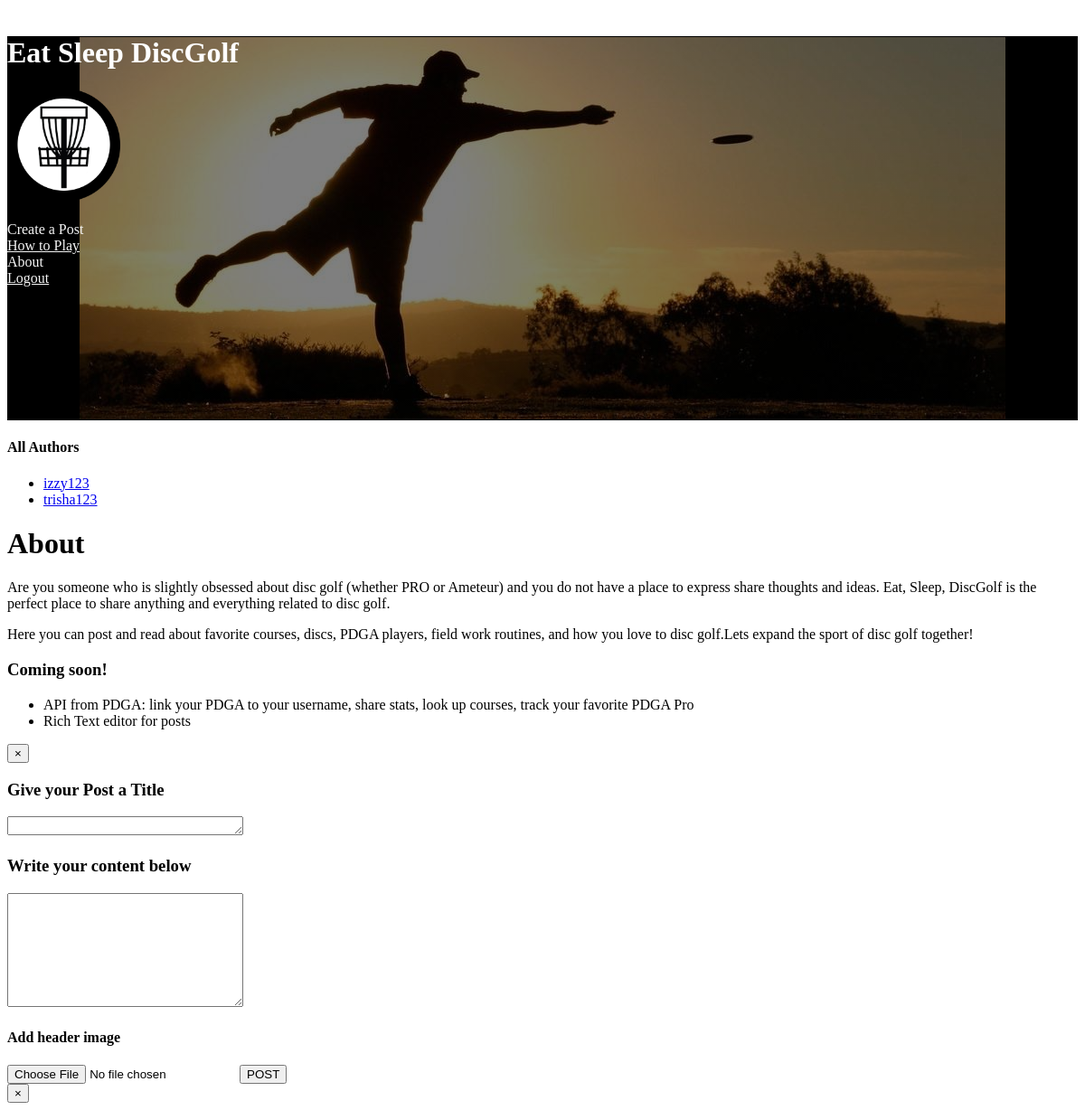
Page /home (signed in) on the earlier database version.
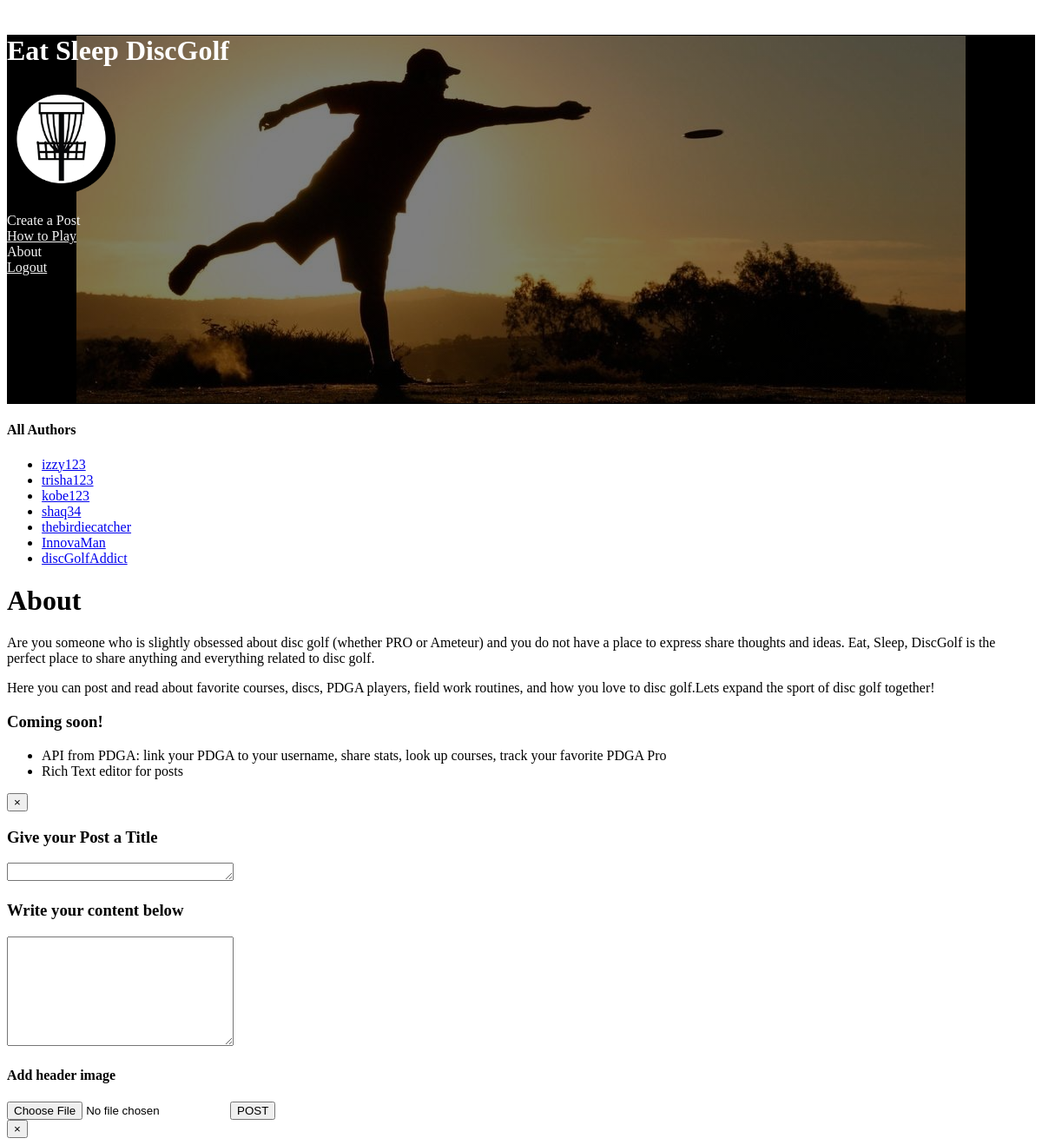
Same page on the later database version.
### blog_app/models.py (models this page shows)
class User(models.Model):
    user_name = models.CharField(max_length=25)
    email = models.CharField(max_length=50)
    password = models.CharField(max_length=30)
    objects = Log_Reg_Manager()

### blog_app/views.py (the view)
# urls.py: 2. Add a URL to urlpatterns:  path('', views.home, name='home')
def home(request):
    if 'user_id' not in request.session:
        return redirect('/login_page')
    context={
        'user':User.objects.get(id = request.session['user_id']),
        'posts':Posts.objects.all().order_by('-created_at'),
        'all_users':User.objects.all()
    }
    return render(request,"home.html", context)

### blog_app/templates/home.html (shortened to what this page needs)
<!doctype html>
<html class="no-js" lang="en">
  <head>
    <link rel="stylesheet" href="https://dhbhdrzi4tiry.cloudfront.net/cdn/sites/foundation.min.css">
    {%load static%}
    <link rel="stylesheet" href="{% static 'css/home.css' %}">
  </head>
  <body>
    <div class="callout large primary">
      <div class="row column text-center">
        <h1 id="title-text">Eat Sleep DiscGolf</h1>
        <img id="logo" src="../static/img/basket-BW.png" alt="image of logo">
        <div class="row column text-center">
            <ul class= "menu">
                <li><a data-open="CreatePost-Modal">Create a Post</a></li>
                <li><a href="https://www.pdga.com/rules/official-rules-disc-golf/800" target="_blank">How to Play</a></li>
                <li><a data-open="About-Modal">About</a></li>
                <li><a href="/logout">Logout</a></li>
            </ul>
        </div>
      </div>
    </div>
    <div class="row" id="content">
    <div class="medium-3 columns" data-sticky-container>
        <div class="sticky" data-sticky data-anchor="content">
            <h4>All Authors</h4>
            <ul>
                {% for user in all_users%}
                <li><a href="/allposts/{{user.id}}">{{user.user_name}}</a></li>
                {% endfor %}
            </ul>
        </div>
      </div>
    </div>
    <div class="large reveal" id="About-Modal" data-reveal>
        <h1>About</h1>
        <p class="lead">Are you someone who is slightly obsessed about disc golf (whether PRO or Ameteur) and you do not have a place to express share thoughts and ideas. Eat, Sleep, DiscGolf is the perfect place to share anything and everything related to disc golf.</p>
        <p class="lead">Here you can post and read about favorite courses, discs, PDGA players, field work routines, and how you love to disc golf.Lets expand the sport of disc golf together!</p>
        <h3>Coming soon!</h3>
        <ul>
            <li>API from PDGA: link your PDGA to your username, share stats, look up courses, track your favorite PDGA Pro</li>
            <li>Rich Text editor for posts</li>
        </ul>
        <button class="close-button" data-close aria-label="Close modal" type="button">
            <span aria-hidden="true">&times;</span>
        </button>
    </div>
    <div class="reveal" id="CreatePost-Modal" data-reveal>
        <form action="/create-post" method="post" enctype="multipart/form-data">
            <h3>Give your Post a Title</h3>
            <textarea name="title" id="title" cols="30" rows="1"></textarea>
            <h3>Write your content below</h3>
            <textarea name="content" id="content" cols="30" rows="8"></textarea>
            <h4>Add header image</h4>
            <input type="file" name="header_image" id="header_image">
            <button class='success button' type="submit">POST</button>
        </form>
        <button class="close-button" data-close aria-label="Close modal" type="button">
            <span aria-hidden="true">&times;</span>
        </button>
    </div>
  </body>
</html>

Differences in the rows shown:
added User: user_name "kobe123"
added User: user_name "shaq34"
added User: user_name "thebirdiecatcher"
added User: user_name "InnovaMan"
added User: user_name "discGolfAddict"
